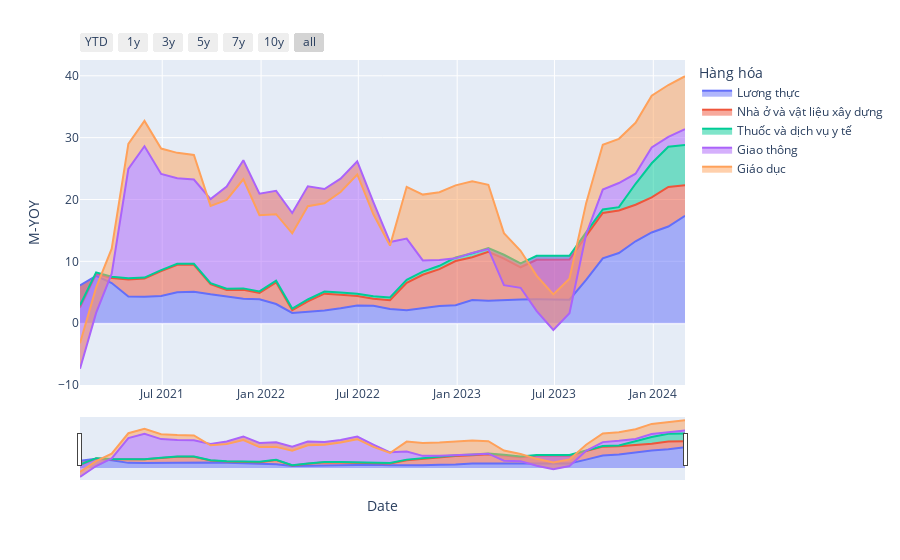

Here is the notebook cell this chart was saved with:
### Code cell
import pandas as pd
import plotly.express as px
import plotly.graph_objects as go

df_show = dfs_cpi[
    (
        (dfs_cpi["Hàng hóa"] == "Lương thực")
        | (dfs_cpi["Hàng hóa"] == "Nhà ở và vật liệu xây dựng")
        | (dfs_cpi["Hàng hóa"] == "Giao thông")
        | (dfs_cpi["Hàng hóa"] == "Giáo dục")
        | (dfs_cpi["Hàng hóa"] == "Thuốc và dịch vụ y tế")
    )
    & (dfs_cpi["Date"] > "2021-01-01")
]

fig = px.area(df_show, x="Date", y="M-YOY", color="Hàng hóa")

fig.update_xaxes(
    rangeslider_visible=True,
    rangeselector=dict(
        buttons=[
            dict(count=1, label="YTD", step="year", stepmode="todate"),
            dict(count=1, label="1y", step="year", stepmode="backward"),
            dict(count=3, label="3y", step="year", stepmode="backward"),
            dict(count=5, label="5y", step="year", stepmode="backward"),
            dict(count=7, label="7y", step="year", stepmode="backward"),
            dict(count=10, label="10y", step="year", stepmode="backward"),
            dict(step="all"),
        ]
    ),
)

fig.show()

### Figure 1 — Plotly figure (JSON) as saved in the notebook; plotly's stock layout.template omitted (floating-point values rounded to 4 significant figures)
{"data": [{"fillpattern": {"shape": ""}, "hovertemplate": "Hàng hóa=Lương thực<br>Date=%{x}<br>M-YOY=%{y}<extra></extra>", "legendgroup": "Lương thực", "line": {"color": "#636efa"}, "marker": {"symbol": "circle"}, "mode": "lines", "name": "Lương thực", "orientation": "v", "showlegend": true, "stackgroup": "1", "type": "scatter", "x": ["2024-02-29T00:00:00", "2024-01-29T00:00:00", "2023-12-29T00:00:00", "2023-11-29T00:00:00", "2023-10-29T00:00:00", "2023-09-29T00:00:00", "2023-08-29T00:00:00", "2023-07-29T00:00:00", "2023-06-29T00:00:00", "2023-05-29T00:00:00", "2023-04-29T00:00:00", "2023-03-29T00:00:00", "2023-02-28T00:00:00", "2023-01-29T00:00:00", "2022-12-29T00:00:00", "2022-11-29T00:00:00", "2022-10-29T00:00:00", "2022-09-29T00:00:00", "2022-08-29T00:00:00", "2022-07-29T00:00:00", "2022-06-29T00:00:00", "2022-05-29T00:00:00", "2022-04-29T00:00:00", "2022-03-29T00:00:00", "2022-02-28T00:00:00", "2022-01-29T00:00:00", "2021-12-29T00:00:00", "2021-11-29T00:00:00", "2021-10-29T00:00:00", "2021-09-29T00:00:00", "2021-08-29T00:00:00", "2021-07-29T00:00:00", "2021-06-29T00:00:00", "2021-05-29T00:00:00", "2021-04-29T00:00:00", "2021-03-29T00:00:00", "2021-02-28T00:00:00", "2021-01-29T00:00:00"], "xaxis": "x", "y": [17.36, 15.63, 14.66, 13.24, 11.34, 10.49, 6.988, 3.789, 3.784, 3.852, 3.845, 3.752, 3.641, 3.736, 2.91, 2.785, 2.407, 2.1, 2.309, 2.816, 2.871, 2.424, 2.05, 1.822, 1.656, 3.097, 3.862, 3.937, 4.314, 4.664, 5.094, 5.0, 4.408, 4.282, 4.295, 6.485, 7.635, 6.102], "yaxis": "y"}, {"fillpattern": {"shape": ""}, "hovertemplate": "Hàng hóa=Nhà ở và vật liệu xây dựng<br>Date=%{x}<br>M-YOY=%{y}<extra></extra>", "legendgroup": "Nhà ở và vật liệu xây dựng", "line": {"color": "#EF553B"}, "marker": {"symbol": "circle"}, "mode": "lines", "name": "Nhà ở và vật liệu xây dựng", "orientation": "v", "showlegend": true, "stackgroup": "1", "type": "scatter", "x": ["2024-02-29T00:00:00", "2024-01-29T00:00:00", "2023-12-29T00:00:00", "2023-11-29T00:00:00", "2023-10-29T00:00:00", "2023-09-29T00:00:00", "2023-08-29T00:00:00", "2023-07-29T00:00:00", "2023-06-29T00:00:00", "2023-05-29T00:00:00", "2023-04-29T00:00:00", "2023-03-29T00:00:00", "2023-02-28T00:00:00", "2023-01-29T00:00:00", "2022-12-29T00:00:00", "2022-11-29T00:00:00", "2022-10-29T00:00:00", "2022-09-29T00:00:00", "2022-08-29T00:00:00", "2022-07-29T00:00:00", "2022-06-29T00:00:00", "2022-05-29T00:00:00", "2022-04-29T00:00:00", "2022-03-29T00:00:00", "2022-02-28T00:00:00", "2022-01-29T00:00:00", "2021-12-29T00:00:00", "2021-11-29T00:00:00", "2021-10-29T00:00:00", "2021-09-29T00:00:00", "2021-08-29T00:00:00", "2021-07-29T00:00:00", "2021-06-29T00:00:00", "2021-05-29T00:00:00", "2021-04-29T00:00:00", "2021-03-29T00:00:00", "2021-02-28T00:00:00", "2021-01-29T00:00:00"], "xaxis": "x", "y": [4.945, 6.386, 5.669, 5.91, 6.881, 7.331, 7.136, 6.511, 6.489, 6.403, 5.196, 6.685, 7.884, 6.937, 7.14, 5.959, 5.424, 4.43, 1.397, 1.133, 1.528, 2.182, 2.722, 1.695, 0.4429, 3.509, 1.043, 1.467, 1.068, 1.63, 4.342, 4.444, 4.018, 2.933, 2.782, 0.8227, 0.3329, -3.552], "yaxis": "y"}, {"fillpattern": {"shape": ""}, "hovertemplate": "Hàng hóa=Thuốc và dịch vụ y tế<br>Date=%{x}<br>M-YOY=%{y}<extra></extra>", "legendgroup": "Thuốc và dịch vụ y tế", "line": {"color": "#00cc96"}, "marker": {"symbol": "circle"}, "mode": "lines", "name": "Thuốc và dịch vụ y tế", "orientation": "v", "showlegend": true, "stackgroup": "1", "type": "scatter", "x": ["2024-02-29T00:00:00", "2024-01-29T00:00:00", "2023-12-29T00:00:00", "2023-11-29T00:00:00", "2023-10-29T00:00:00", "2023-09-29T00:00:00", "2023-08-29T00:00:00", "2023-07-29T00:00:00", "2023-06-29T00:00:00", "2023-05-29T00:00:00", "2023-04-29T00:00:00", "2023-03-29T00:00:00", "2023-02-28T00:00:00", "2023-01-29T00:00:00", "2022-12-29T00:00:00", "2022-11-29T00:00:00", "2022-10-29T00:00:00", "2022-09-29T00:00:00", "2022-08-29T00:00:00", "2022-07-29T00:00:00", "2022-06-29T00:00:00", "2022-05-29T00:00:00", "2022-04-29T00:00:00", "2022-03-29T00:00:00", "2022-02-28T00:00:00", "2022-01-29T00:00:00", "2021-12-29T00:00:00", "2021-11-29T00:00:00", "2021-10-29T00:00:00", "2021-09-29T00:00:00", "2021-08-29T00:00:00", "2021-07-29T00:00:00", "2021-06-29T00:00:00", "2021-05-29T00:00:00", "2021-04-29T00:00:00", "2021-03-29T00:00:00", "2021-02-28T00:00:00", "2021-01-29T00:00:00"], "xaxis": "x", "y": [6.521, 6.52, 5.526, 3.388, 0.5389, 0.5788, 0.5476, 0.606, 0.6093, 0.6306, 0.6199, 0.626, 0.6332, 0.6378, 0.5906, 0.5343, 0.5118, 0.4697, 0.4655, 0.3974, 0.3734, 0.3544, 0.3359, 0.3116, 0.2634, 0.2513, 0.235, 0.224, 0.1889, 0.1791, 0.1583, 0.1607, 0.1569, 0.1518, 0.1881, 0.2104, 0.2442, 0.3552], "yaxis": "y"}, {"fillpattern": {"shape": ""}, "hovertemplate": "Hàng hóa=Giao thông<br>Date=%{x}<br>M-YOY=%{y}<extra></extra>", "legendgroup": "Giao thông", "line": {"color": "#ab63fa"}, "marker": {"symbol": "circle"}, "mode": "lines", "name": "Giao thông", "orientation": "v", "showlegend": true, "stackgroup": "1", "type": "scatter", "x": ["2024-02-29T00:00:00", "2024-01-29T00:00:00", "2023-12-29T00:00:00", "2023-11-29T00:00:00", "2023-10-29T00:00:00", "2023-09-29T00:00:00", "2023-08-29T00:00:00", "2023-07-29T00:00:00", "2023-06-29T00:00:00", "2023-05-29T00:00:00", "2023-04-29T00:00:00", "2023-03-29T00:00:00", "2023-02-28T00:00:00", "2023-01-29T00:00:00", "2022-12-29T00:00:00", "2022-11-29T00:00:00", "2022-10-29T00:00:00", "2022-09-29T00:00:00", "2022-08-29T00:00:00", "2022-07-29T00:00:00", "2022-06-29T00:00:00", "2022-05-29T00:00:00", "2022-04-29T00:00:00", "2022-03-29T00:00:00", "2022-02-28T00:00:00", "2022-01-29T00:00:00", "2021-12-29T00:00:00", "2021-11-29T00:00:00", "2021-10-29T00:00:00", "2021-09-29T00:00:00", "2021-08-29T00:00:00", "2021-07-29T00:00:00", "2021-06-29T00:00:00", "2021-05-29T00:00:00", "2021-04-29T00:00:00", "2021-03-29T00:00:00", "2021-02-28T00:00:00", "2021-01-29T00:00:00"], "xaxis": "x", "y": [2.551, 1.581, 2.566, 1.625, 3.903, 3.201, -0.3067, -9.291, -11.98, -8.937, -3.94, -4.911, -0.1835, 0.05213, -0.1579, 0.9418, 1.81, 6.68, 8.943, 15.22, 21.41, 18.42, 16.59, 18.29, 15.46, 14.55, 15.81, 20.71, 16.52, 13.58, 13.63, 13.82, 15.54, 21.24, 17.67, 0.4796, -6.552, -10.27], "yaxis": "y"}, {"fillpattern": {"shape": ""}, "hovertemplate": "Hàng hóa=Giáo dục<br>Date=%{x}<br>M-YOY=%{y}<extra></extra>", "legendgroup": "Giáo dục", "line": {"color": "#FFA15A"}, "marker": {"symbol": "circle"}, "mode": "lines", "name": "Giáo dục", "orientation": "v", "showlegend": true, "stackgroup": "1", "type": "scatter", "x": ["2024-02-29T00:00:00", "2024-01-29T00:00:00", "2023-12-29T00:00:00", "2023-11-29T00:00:00", "2023-10-29T00:00:00", "2023-09-29T00:00:00", "2023-08-29T00:00:00", "2023-07-29T00:00:00", "2023-06-29T00:00:00", "2023-05-29T00:00:00", "2023-04-29T00:00:00", "2023-03-29T00:00:00", "2023-02-28T00:00:00", "2023-01-29T00:00:00", "2022-12-29T00:00:00", "2022-11-29T00:00:00", "2022-10-29T00:00:00", "2022-09-29T00:00:00", "2022-08-29T00:00:00", "2022-07-29T00:00:00", "2022-06-29T00:00:00", "2022-05-29T00:00:00", "2022-04-29T00:00:00", "2022-03-29T00:00:00", "2022-02-28T00:00:00", "2022-01-29T00:00:00", "2021-12-29T00:00:00", "2021-11-29T00:00:00", "2021-10-29T00:00:00", "2021-09-29T00:00:00", "2021-08-29T00:00:00", "2021-07-29T00:00:00", "2021-06-29T00:00:00", "2021-05-29T00:00:00", "2021-04-29T00:00:00", "2021-03-29T00:00:00", "2021-02-28T00:00:00", "2021-01-29T00:00:00"], "xaxis": "x", "y": [8.555, 8.393, 8.356, 8.233, 7.143, 7.249, 5.046, 5.572, 5.748, 5.704, 5.983, 8.409, 10.4, 11.6, 11.8, 10.96, 10.64, 8.366, -0.5729, -1.969, -2.135, -2.173, -2.309, -3.21, -3.296, -3.783, -3.488, -3.066, -2.164, -1.088, 3.976, 4.12, 4.112, 4.096, 4.07, 4.043, 4.081, 4.126], "yaxis": "y"}], "layout": {"legend": {"title": {"text": "Hàng hóa"}, "tracegroupgap": 0}, "margin": {"t": 60}, "xaxis": {"anchor": "y", "domain": [0, 1], "rangeselector": {"buttons": [{"count": 1, "label": "YTD", "step": "year", "stepmode": "todate"}, {"count": 1, "label": "1y", "step": "year", "stepmode": "backward"}, {"count": 3, "label": "3y", "step": "year", "stepmode": "backward"}, {"count": 5, "label": "5y", "step": "year", "stepmode": "backward"}, {"count": 7, "label": "7y", "step": "year", "stepmode": "backward"}, {"count": 10, "label": "10y", "step": "year", "stepmode": "backward"}, {"step": "all"}]}, "rangeslider": {"visible": true}, "title": {"text": "Date"}}, "yaxis": {"anchor": "x", "domain": [0, 1], "title": {"text": "M-YOY"}}}}
